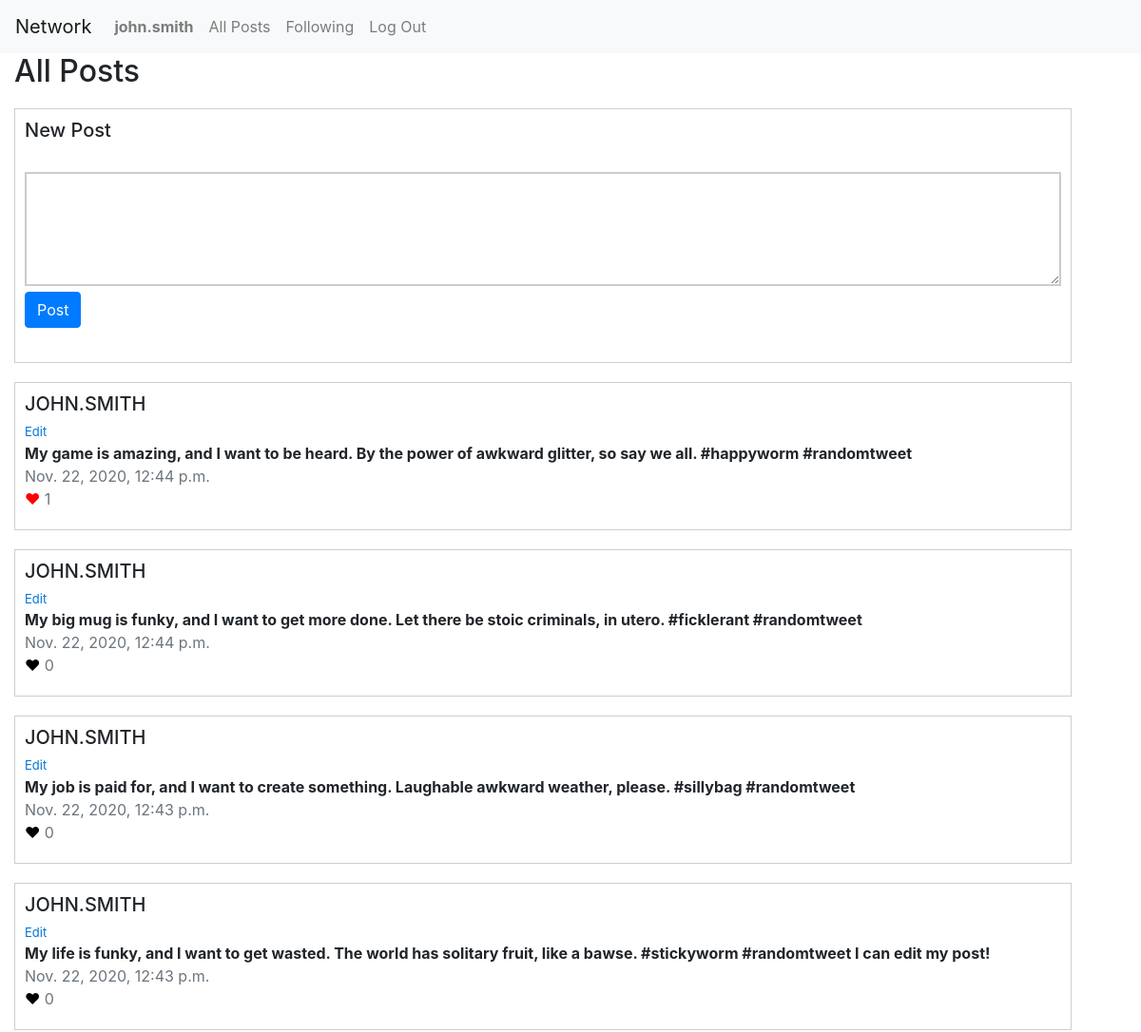
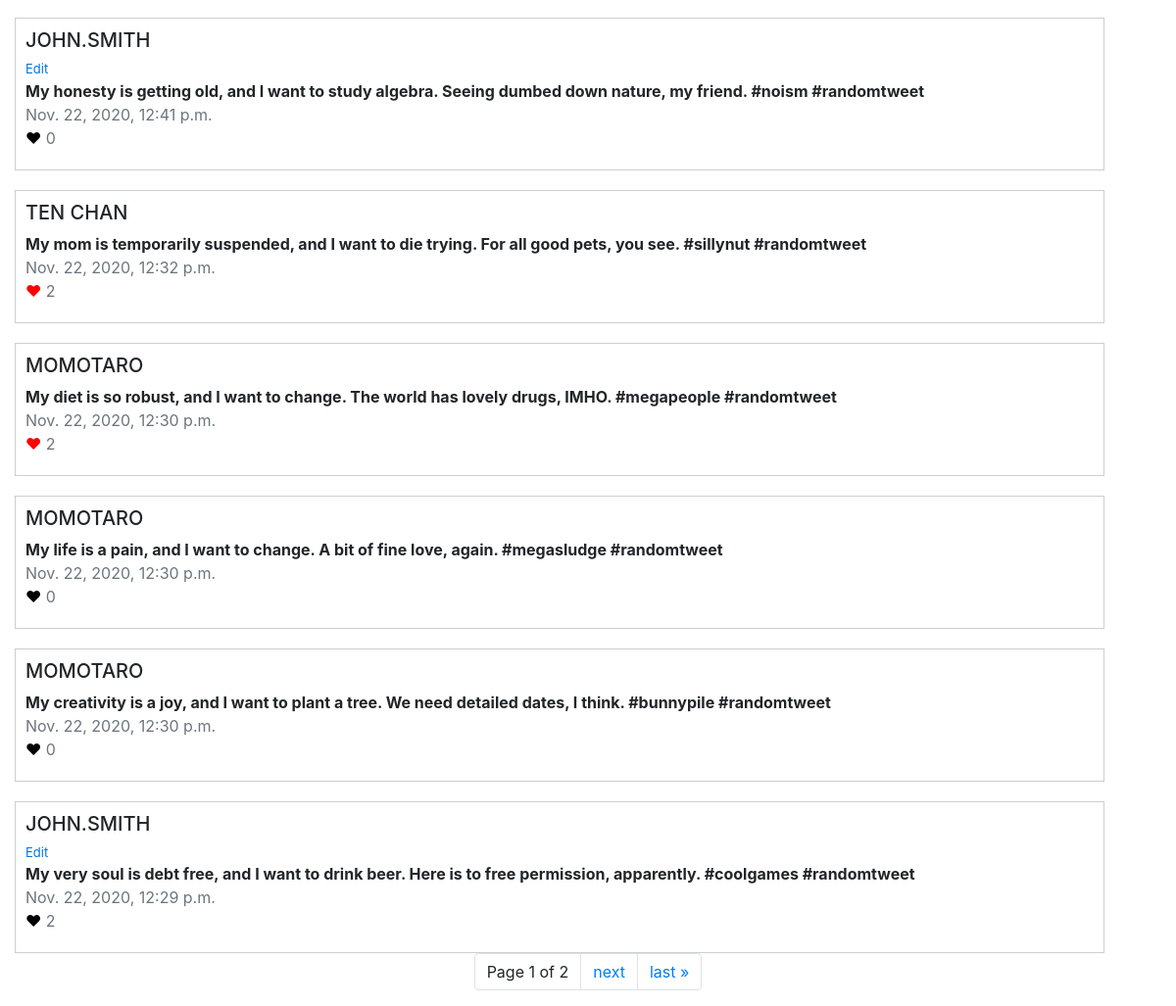
The app's page / (signed in) with its own data (2 pictures, top to bottom).
### network/models.py (models this page shows)
class User(AbstractUser):
    pass

class Post(models.Model):
    user = models.ForeignKey("User", on_delete=models.CASCADE, related_name="posts")
    body = models.TextField(blank=True, max_length=280)
    timestamp = models.DateTimeField(auto_now_add=True)
    like = models.ManyToManyField("User", related_name="post_likes", blank=True)
    def num_likes(self):
        return self.like.count()

### network/views.py (the view)
# urls.py: path("", views.index, name="index"),
def index(request):
    if request.method == "POST":
        form = NewPostForm(request.POST)
        if form.is_valid():
            body = form.cleaned_data["body"]
            user = request.user
            if request.user.is_authenticated:
                post = Post(user=user, body=body)
                post.save()
            else:
                pass
        return HttpResponseRedirect(reverse("index"))
    else:
        post_list = Post.objects.all().order_by('-timestamp')
        paginator = Paginator(post_list, 10) # Show 10 posts per page.
        page_number = request.GET.get('page')
        page_obj = paginator.get_page(page_number)
        return render(request, "network/index.html", {
            "newpostform": NewPostForm(),
            "page_obj": page_obj
        })

### network/views.py
class NewPostForm(forms.Form):
    body = forms.CharField(widget=forms.Textarea(attrs={'class' : 'textarea'}), max_length=280, label="")

### network/templates/network/index.html (shortened to what this page needs)
{% extends "network/layout.html" %}
{% load static %}
{% block body %}
<div class="container-fluid">
    <h2>All Posts</h2>
    {% if user.is_authenticated  %}
        <div class="box">
            <h5>New Post</h5>
            <form action="{% url 'index' %}" method="post" enctype="multipart/form-data">
                {% for field in newpostform  %}
                    {{ field.label_tag }} {{ field }}
                {% endfor %}
                <p><input type="submit" class="btn btn-primary" value="Post"></p>
           </form>
        </div>
    {% endif %}
    {% for post in page_obj %}
        <div class="box">
            <h5><a href="{% url 'profile' post.user.id %}" alt="View {{ post.user }}'s profile" class="user">{{ post.user|upper }}</a></h5>
            {% if user.is_authenticated and user.id == post.user.id  %}
                <div class="edit" id="{{ post.id }}">
                    <a href="javascript:void(0);">Edit</a>
                </div>
            {% endif %}
            <p class="post-body" id="post-body-{{ post.id }}">{{ post.body }}</p>
            <p class="text-secondary date">{{ post.timestamp }}</p>
            {% if user in post.like.all %}
                <p class="like" id="{{ post.id }}" style="color:red;"><a href="javascript:void(0);">♥</a></p>
            {% else %}
                <p class="like" id="{{ post.id }}" style="color:black;"><a href="javascript:void(0);">♥</a></p>
            {% endif %}
            <p class="text-secondary like" id="count-like-{{ post.id }}">{{ post.num_likes }}</p>
        </div>
    {% endfor %}
    <nav>
    <ul class="pagination justify-content-center">
        <li class="page-item"><a class="page-link">Page {{ page_obj.number }} of {{ page_obj.paginator.num_pages }}</a></li>
        {% if page_obj.has_next %}
            <li class="page-item"><a class="page-link" href="?page={{ page_obj.next_page_number }}">next</a></li>
            <li class="page-item"><a class="page-link" href="?page={{ page_obj.paginator.num_pages }}">last &raquo;</a></li>
        {% endif %}
    </ul>
</nav>
</div>
{% endblock %}

### network/templates/network/layout.html (shortened to what this page needs)
{% load static %}
<!DOCTYPE html>
<html lang="en">
    <head>
        <link rel="stylesheet" href="https://stackpath.bootstrapcdn.com/bootstrap/4.4.1/css/bootstrap.min.css">
        <link href="{% static 'network/styles.css' %}" rel="stylesheet">
    </head>
    <body>
        <nav class="navbar navbar-expand-lg navbar-light bg-light">
            <a class="navbar-brand" href="{% url 'index' %}">Network</a>
            <div>
              <ul class="navbar-nav mr-auto">
                {% if user.is_authenticated %}
                    <li class="nav-item">
                        <a class="nav-link" href="{% url 'profile' user.id %}"><strong>{{ user.username }}</strong></a>
                    </li>
                {% endif %}
                <li class="nav-item">
                  <a class="nav-link" href="{% url 'index' %}">All Posts</a>
                </li>
                {% if user.is_authenticated %}
                    <li class="nav-item">
                        <a class="nav-link" href="{% url 'following' %}">Following</a>
                    </li>
                    <li class="nav-item">
                        <a class="nav-link" href="{% url 'logout' %}">Log Out</a>
                    </li>
                {% endif %}
              </ul>
            </div>
          </nav>
        <div class="body">
            {% block body %}
            {% endblock %}
        </div>
    </body>
</html>

### network/static/network/styles.css (style rules this page uses)
a, a:hover, a:focus, a:active { color: inherit; }
.box { border: 1px solid #cecece; width: 95%; margin-top: 20px; padding-top: 10px; padding-right: 10px; padding-bottom: 20px; padding-left: 10px; }
.textarea { display: inline-block; margin-left: auto; margin-right: auto; text-align: left; width: 100%; height: 120px; border: 2px solid #cccccc; padding: 5px; font-family: Tahoma, sans-serif; background-position: bottom right; background-repeat: no-repeat; }
.post-body { font-weight: bold; margin: 0; }
.like { display: inline; margin: 0; }
.edit { font-size: small; color: #0275d8; }
.date { margin: 0; }

### records on screen
User: username "john.smith"
Post: user "JOHN.SMITH", body "My game is amazing, and I want to be heard. By the power of awkward glitter, so say we all. #happyworm #randomtweet", timestamp "Nov. 22, 2020, 12:44 p.m.", num_likes "1"
Post: user "JOHN.SMITH", body "My big mug is funky, and I want to get more done. Let there be stoic criminals, in utero. #ficklerant #randomtweet", timestamp "Nov. 22, 2020, 12:44 p.m.", num_likes "0"
Post: user "JOHN.SMITH", body "My job is paid for, and I want to create something. Laughable awkward weather, please. #sillybag #randomtweet", timestamp "Nov. 22, 2020, 12:43 p.m.", num_likes "0"
Post: user "JOHN.SMITH", body "My life is funky, and I want to get wasted. The world has solitary fruit, like a bawse. #stickyworm #randomtweet I can edit my post!", timestamp "Nov. 22, 2020, 12:43 p.m.", num_likes "0"
Post: user "JOHN.SMITH", body "My honesty is getting old, and I want to study algebra. Seeing dumbed down nature, my friend. #noism #randomtweet", timestamp "Nov. 22, 2020, 12:41 p.m.", num_likes "0"
Post: user "TEN CHAN", body "My mom is temporarily suspended, and I want to die trying. For all good pets, you see. #sillynut #randomtweet", timestamp "Nov. 22, 2020, 12:32 p.m.", num_likes "2"
Post: user "MOMOTARO", body "My diet is so robust, and I want to change. The world has lovely drugs, IMHO. #megapeople #randomtweet", timestamp "Nov. 22, 2020, 12:30 p.m.", num_likes "2"
Post: user "MOMOTARO", body "My life is a pain, and I want to change. A bit of fine love, again. #megasludge #randomtweet", timestamp "Nov. 22, 2020, 12:30 p.m.", num_likes "0"
Post: user "MOMOTARO", body "My creativity is a joy, and I want to plant a tree. We need detailed dates, I think. #bunnypile #randomtweet", timestamp "Nov. 22, 2020, 12:30 p.m.", num_likes "0"
Post: user "JOHN.SMITH", body "My very soul is debt free, and I want to drink beer. Here is to free permission, apparently. #coolgames #randomtweet", timestamp "Nov. 22, 2020, 12:29 p.m.", num_likes "2"

### other values on screen
{{ page_obj.number }} "1"
{{ page_obj.paginator.num_pages }} "2"
